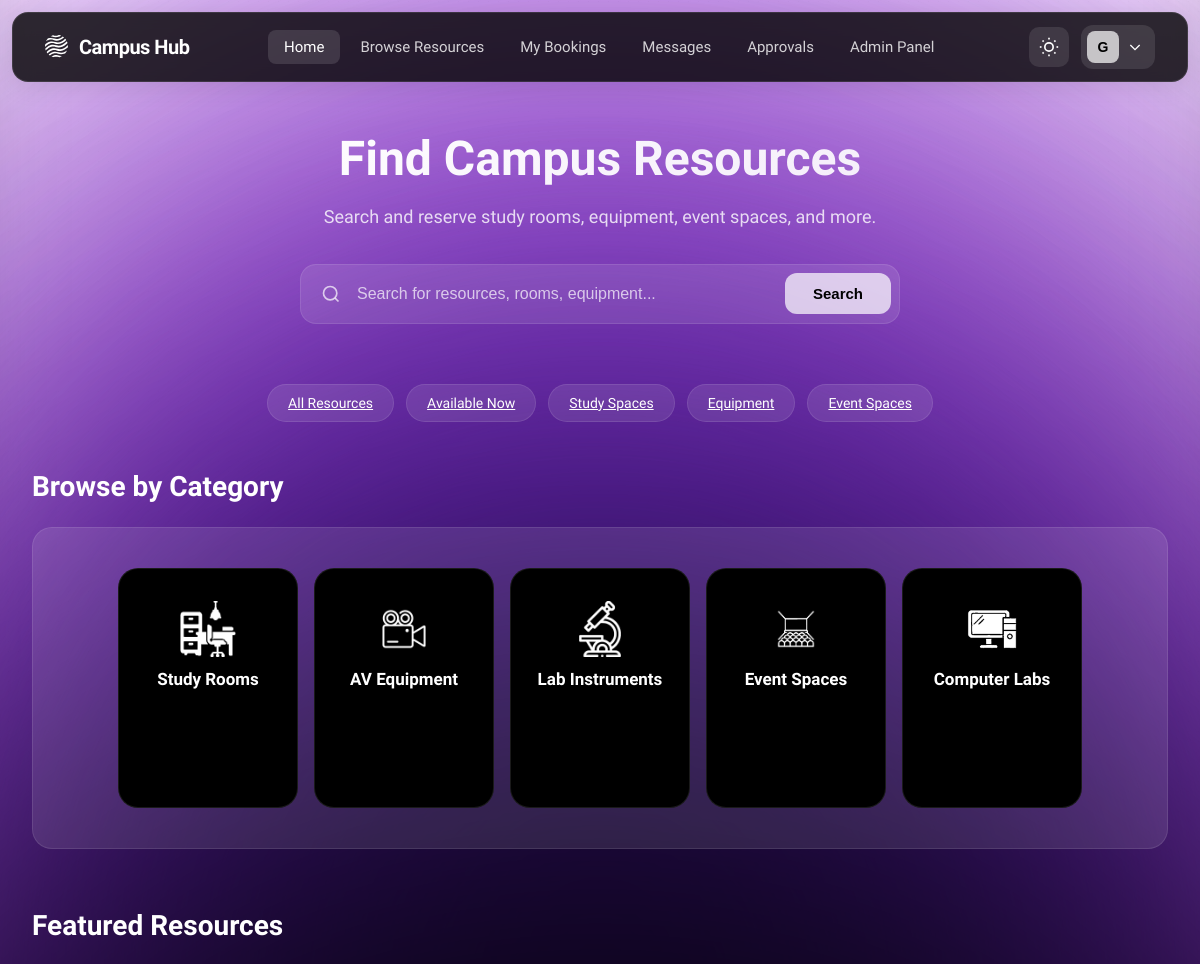
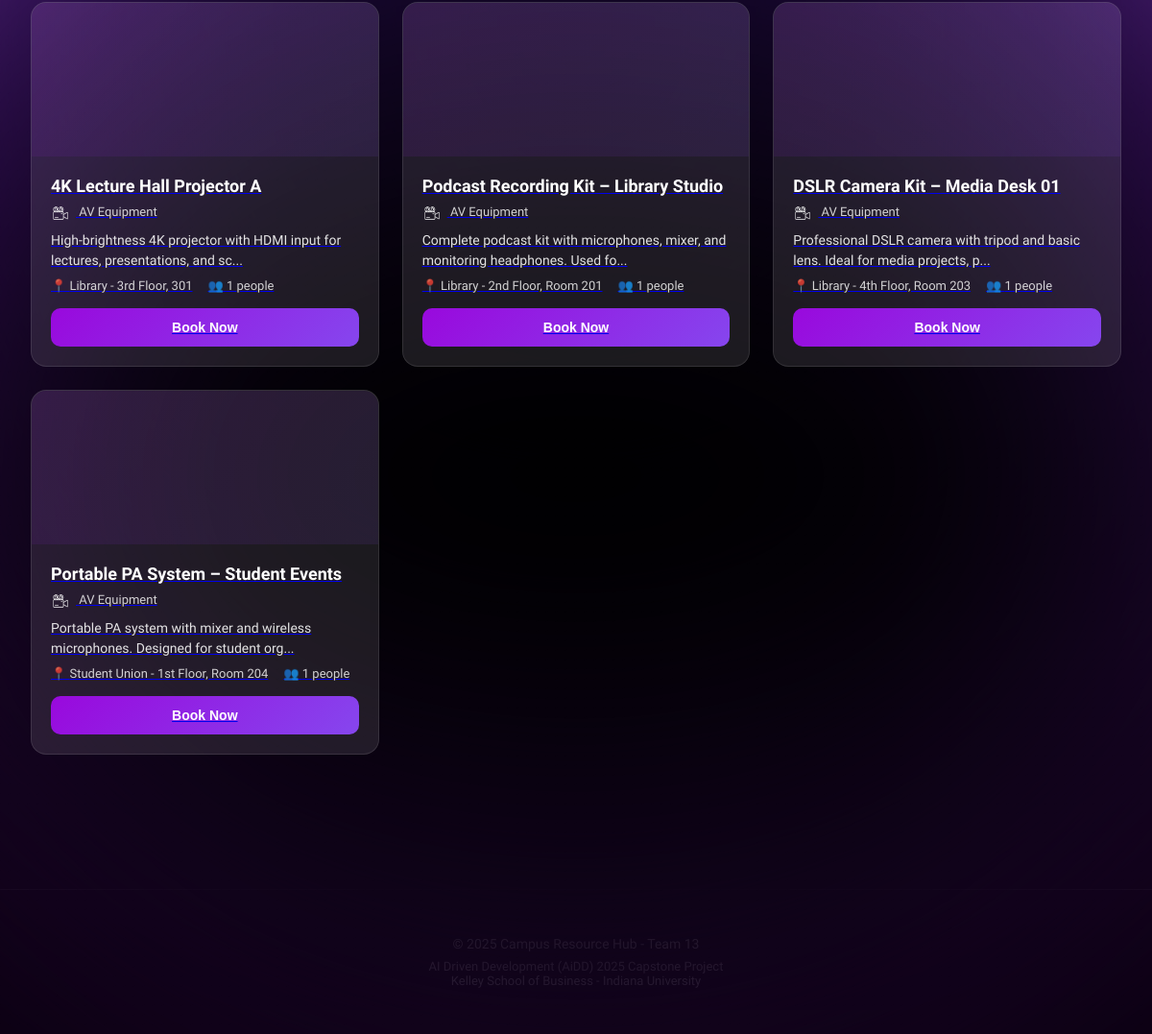
The page / (signed in) on the database its author committed (2 pictures, top to bottom).
### tables this page shows
CREATE TABLE users (
    user_id INTEGER PRIMARY KEY AUTOINCREMENT,
    name TEXT NOT NULL,
    email TEXT NOT NULL UNIQUE,
    password_hash TEXT NOT NULL,
    role TEXT NOT NULL CHECK (role IN ('student','staff','admin')),
    profile_image TEXT,
    department_id INTEGER REFERENCES departments(department_id),
    email_verified BOOLEAN NOT NULL DEFAULT 0,
    verification_token TEXT,
    verification_token_expires DATETIME,
    reset_password_token TEXT,
    reset_password_expires DATETIME,
    created_at DATETIME DEFAULT CURRENT_TIMESTAMP,
    updated_at DATETIME
, is_banned INTEGER DEFAULT 0, last_login TIMESTAMP);

CREATE TABLE resources (
    resource_id INTEGER PRIMARY KEY AUTOINCREMENT,
    owner_type TEXT NOT NULL CHECK (owner_type IN ('user','group')),
    owner_id INTEGER NOT NULL,  -- Polymorphic FK: user_id when owner_type='user', group_id when owner_type='group'
    title TEXT NOT NULL,
    description TEXT,
    category_id INTEGER REFERENCES resource_categories(category_id),
    location TEXT,
    capacity INTEGER CHECK (capacity > 0 OR capacity IS NULL),  -- NULL for resources without capacity limits
    status TEXT NOT NULL DEFAULT 'draft' CHECK (status IN ('draft','published','archived')),
    availability_mode TEXT NOT NULL DEFAULT 'rules' CHECK (availability_mode IN ('rules','open','by-request')),
    requires_approval BOOLEAN NOT NULL DEFAULT 0,
    created_at DATETIME DEFAULT CURRENT_TIMESTAMP,
    updated_at DATETIME
, images TEXT, availability_rules TEXT);

CREATE TABLE resource_categories (
    category_id INTEGER PRIMARY KEY AUTOINCREMENT,
    name TEXT NOT NULL,
    description TEXT,
    icon TEXT,
    created_at DATETIME DEFAULT CURRENT_TIMESTAMP
);

### src/controllers/main_controller.py (the view)
@main_bp.route('/')
def index():
    print(f"DEBUG: current_user.is_authenticated = {current_user.is_authenticated}", file=sys.stderr, flush=True)
    if current_user.is_authenticated:
        print(f"DEBUG: Rendering home/home.html for user {current_user.email}", file=sys.stderr, flush=True)
        from src.data_access.resource_dal import ResourceDAL
        category_availability = ResourceDAL.get_category_availability_counts()
        featured_resources = ResourceDAL.get_featured_resources(current_user.user_id, limit=4)
        return render_template('home/home.html',
                              title='Home',
                              page='home',
                              category_availability=category_availability,
                              featured_resources=featured_resources)
    else:
        print("DEBUG: Redirecting anonymous user to login", file=sys.stderr, flush=True)
        from flask import redirect, url_for
        return redirect(url_for('auth.login'))

### src/app.py (called while the page is built)
def init_extensions(app):
    csrf.init_app(app)
    login_manager.init_app(app)
    login_manager.login_view = 'auth.login'  # Redirect to login page if not authenticated
    login_manager.login_message = 'Please log in to access this page.'
    login_manager.login_message_category = 'info'
    @login_manager.user_loader
    def load_user(user_id):
        from src.data_access.user_dal import UserDAL
        from src.models.user import User
        user_data = UserDAL.get_user_by_id(int(user_id))
        if user_data:
            return User(user_data)
        return None

### src/data_access/base_dal.py (called while the page is built)
    @classmethod
    def get_db_path(cls) -> str:
        if cls._db_path is None:
            base_dir = Path(__file__).parent.parent.parent
            cls._db_path = str(base_dir / 'campus_resource_hub.db')
        return cls._db_path

    @classmethod
    @contextmanager
    def get_connection(cls, commit: bool = False):
        conn = None
        try:
            conn = sqlite3.connect(cls.get_db_path())
            conn.row_factory = sqlite3.Row  # Return rows as dictionaries
            yield conn
            if commit:
                conn.commit()
        except sqlite3.Error as e:
            logger.error(f"Database error: {e}")
            if conn:
                conn.rollback()
            raise
        finally:
            if conn:
                conn.close()

    @classmethod
    def execute_query(cls, query: str, params: Tuple = ()) -> List[Dict[str, Any]]:
        with cls.get_connection() as conn:
            cursor = conn.cursor()
            cursor.execute(query, params)
            rows = cursor.fetchall()
            return [dict(row) for row in rows]

    @classmethod
    def get_by_id(cls, table_name: str, id_column: str, id_value: int) -> Optional[Dict[str, Any]]:
        query = f"SELECT * FROM {table_name} WHERE {id_column} = ?"
        results = cls.execute_query(query, (id_value,))
        return results[0] if results else None

### src/data_access/message_dal.py (called while the page is built)
    @classmethod
    def get_unread_message_count(cls, user_id: int) -> int:
        query = """
            SELECT COUNT(*) as count
            FROM messages
            WHERE receiver_id = ?
              AND is_read = 0
        """
        results = cls.execute_query(query, (user_id,))
        return results[0]['count'] if results else 0

### src/data_access/user_dal.py (called while the page is built)
    @classmethod
    def get_user_by_id(cls, user_id: int) -> Optional[Dict[str, Any]]:
        return cls.get_by_id('users', 'user_id', user_id)

### src/templates/home/home.html (shortened to what this page needs)
<!DOCTYPE html>
<html lang="en" data-theme="dark">
<head>
    <link rel="stylesheet" href="{{ url_for('static', filename='css/home.css') }}">
</head>
<body>
    <div class="background-effects">
        <div class="blur-white"></div>
        <div class="gradient-ellipse-1">
            <div style="position: absolute; inset: -31.25% -24.81%;">
            </div>
        </div>
        <div class="gradient-ellipse-2">
            <div style="position: absolute; inset: -41.49% -30.77%;">
            </div>
        </div>
        <div class="gradient-ellipse-3">
            <div style="position: absolute; inset: -62.11% -38.17%;">
            </div>
        </div>
        <div class="gradient-ellipse-4">
            <div style="position: absolute; inset: -37.04% -24.07%;">
            </div>
        </div>
        <div class="noise-texture"></div>
    </div>
    <nav class="navbar">
        <div class="navbar-container">
            <div class="navbar-left">
                <a href="{{ url_for('main.index') }}" class="navbar-logo">
                    <span class="logo-text">Campus Hub</span>
                </a>
            </div>
            <div class="navbar-center">
                <a href="{{ url_for('main.index') }}" class="nav-link active">Home</a>
                <a href="{{ url_for('resource.index') }}" class="nav-link">Browse Resources</a>
                {% if current_user.is_authenticated %}
                    <a href="{{ url_for('booking.index') }}" class="nav-link">My Bookings</a>
                    <a href="{{ url_for('message.inbox') }}" class="nav-link" style="position: relative;">
                        Messages
                    </a>
                    {% if current_user.role in ['staff', 'admin'] %}
                        <a href="{{ url_for('booking.pending_approvals') }}" class="nav-link" style="position: relative;">
                            Approvals
                        </a>
                    {% endif %}
                    {% if current_user.role == 'admin' %}
                        <a href="{{ url_for('admin.dashboard') }}" class="nav-link">Admin Panel</a>
                    {% endif %}
                {% endif %}
            </div>
            <div class="navbar-right">
                <button class="theme-toggle" onclick="toggleTheme()" aria-label="Toggle theme">
                </button>
                <div class="account-dropdown">
                    <button class="account-button" onclick="toggleAccountMenu()">
                        <div class="account-avatar">
                            {{ current_user.name[0].upper() }}
                        </div>
                        <svg class="chevron-icon" fill="none" stroke="currentColor" stroke-width="2" viewBox="0 0 24 24">
                            <path d="M19 9l-7 7-7-7"/>
                        </svg>
                    </button>
                </div>
            </div>
        </div>
    </nav>
    <main class="main-content">
        <section class="hero-section">
            <div class="hero-content">
                <h1 class="hero-title">Find Campus Resources</h1>
                <p class="hero-subtitle">Search and reserve study rooms, equipment, event spaces, and more.</p>
                <div class="search-container">
                    <form action="{{ url_for('resource.index') }}" method="GET" class="search-form">
                        <svg class="search-icon" fill="none" stroke="currentColor" stroke-width="2" viewBox="0 0 24 24">
                            <circle cx="11" cy="11" r="8"/>
                            <path d="m21 21-4.35-4.35"/>
                        </svg>
                        <input
                            type="text"
                            name="q"
                            class="search-input"
                            placeholder="Search for resources, rooms, equipment..."
                            required
                        />
                        <button type="submit" class="search-button">Search</button>
                    </form>
                </div>
            </div>
        </section>
        <section class="filters-section">
            <div class="filters-container">
                <a href="{{ url_for('resource.index') }}" class="filter-chip">All Resources</a>
                <a href="#" class="filter-chip" id="available-now-chip">Available Now</a>
                <a href="{{ url_for('resource.index', category=1) }}" class="filter-chip">Study Spaces</a>
                <a href="{{ url_for('resource.index', category=2) }}" class="filter-chip">Equipment</a>
                <a href="{{ url_for('resource.index', category=4) }}" class="filter-chip">Event Spaces</a>
            </div>
        </section>
        <section class="categories-section">
            <h2 class="section-title">Browse by Category</h2>
            <div class="categories-carousel">
                <a href="{{ url_for('resource.index', category=1) }}" class="category-box" data-category="study-rooms">
                    <div class="category-content">
                        <div class="category-icon">
                            <img src="{{ url_for('static', filename='images/icons/Study_Room_Icon_Dark.png') }}" alt="Study Rooms" class="icon-dark">
                        </div>
                        <h3 class="category-name">Study Rooms</h3>
                    </div>
                </a>
                <a href="{{ url_for('resource.index', category=2) }}" class="category-box" data-category="av-equipment">
                    <div class="category-content">
                        <div class="category-icon">
                            <img src="{{ url_for('static', filename='images/icons/AV_Equip_Dark.png') }}" alt="AV Equipment" class="icon-dark">
                        </div>
                        <h3 class="category-name">AV Equipment</h3>
                    </div>
                </a>
                <a href="{{ url_for('resource.index', category=3) }}" class="category-box" data-category="lab-instruments">
                    <div class="category-content">
                        <div class="category-icon">
                            <img src="{{ url_for('static', filename='images/icons/Lab_Dark.png') }}" alt="Lab Instruments" class="icon-dark">
                        </div>
                        <h3 class="category-name">Lab Instruments</h3>
                    </div>
                </a>
                <a href="{{ url_for('resource.index', category=4) }}" class="category-box" data-category="event-spaces">
                    <div class="category-content">
                        <div class="category-icon">
                            <img src="{{ url_for('static', filename='images/icons/Event_Dark.png') }}" alt="Event Spaces" class="icon-dark">
                        </div>
                        <h3 class="category-name">Event Spaces</h3>
                    </div>
                </a>
                <a href="{{ url_for('resource.index', category=7) }}" class="category-box" data-category="computer-labs">
                    <div class="category-content">
                        <div class="category-icon">
                            <img src="{{ url_for('static', filename='images/icons/Computer_Dark.png') }}" alt="Computer Labs" class="icon-dark">
                        </div>
                        <h3 class="category-name">Computer Labs</h3>
                    </div>
                </a>
            </div>
        </section>
        <section class="featured-section">
            <h2 class="section-title">Featured Resources</h2>
            <div class="resources-grid">
                {% if featured_resources %}
                    {% for resource in featured_resources %}
                        {% set icon_map = {
                            'Study Rooms': 'Study_Room_Icon',
                            'AV Equipment': 'AV_Equip',
                            'Lab Instruments': 'Lab',
                            'Event Spaces': 'Event',
                            'Computer Labs': 'Computer'
                        } %}
                        {% set icon_name = icon_map.get(resource.category_name, 'Study_Room_Icon') %}
                        <a href="{{ url_for('resource.detail', resource_id=resource.resource_id) }}" class="resource-card">
                            <div class="resource-image" style="background: linear-gradient(135deg, rgba(153, 9, 221, 0.1), rgba(134, 70, 238, 0.1));">
                            </div>
                            <div class="resource-info">
                                <h3 class="resource-title">{{ resource.title }}</h3>
                                <p class="resource-category">
                                    <img src="{{ url_for('static', filename='images/icons/' + icon_name + '_Dark.png') }}" alt="" class="icon-dark category-inline-icon">
                                    {{ resource.category_name }}
                                </p>
                                <p class="resource-description">{{ resource.description[:80] }}{% if resource.description|length > 80 %}...{% endif %}</p>
                                <div class="resource-meta">
                                    <span class="resource-location">📍 {{ resource.location }}</span>
                                    {% if resource.avg_rating and resource.review_count > 0 %}
                                        <span class="resource-rating">⭐ {{ "%.1f"|format(resource.avg_rating) }} ({{ resource.review_count }} reviews)</span>
                                    {% elif resource.capacity %}
                                        <span class="resource-capacity">👥 {{ resource.capacity }} people</span>
                                    {% endif %}
                                </div>
                                <button class="resource-book-btn">Book Now</button>
                            </div>
                        </a>
                    {% endfor %}
                {% else %}
                    <p>No featured resources available at the moment.</p>
                {% endif %}
            </div>
        </section>
    </main>
    <footer class="footer">
        <div class="footer-container">
            <div class="footer-content">
                <p>&copy; 2025 Campus Resource Hub - Team 13</p>
                <p class="footer-subtitle">AI Driven Development (AiDD) 2025 Capstone Project<br>Kelley School of Business - Indiana University</p>
            </div>
        </div>
    </footer>
</body>
</html>

### rows shown on the page
users: name "G"
resources: title "4K Lecture Hall Projector A", category_name "AV Equipment", description "High-brightness 4K projector with HDMI input for lectures, presentations, and sc", location "Library - 3rd Floor, 301", capacity "1"
resources: title "Podcast Recording Kit – Library Studio", category_name "AV Equipment", description "Complete podcast kit with microphones, mixer, and monitoring headphones. Used fo", location "Library - 2nd Floor, Room 201", capacity "1"
resources: title "DSLR Camera Kit – Media Desk 01", category_name "AV Equipment", description "Professional DSLR camera with tripod and basic lens. Ideal for media projects, p", location "Library - 4th Floor, Room 203", capacity "1"
resources: title "Portable PA System – Student Events", category_name "AV Equipment", description "Portable PA system with mixer and wireless microphones. Designed for student org", location "Student Union - 1st Floor, Room 204", capacity "1"
